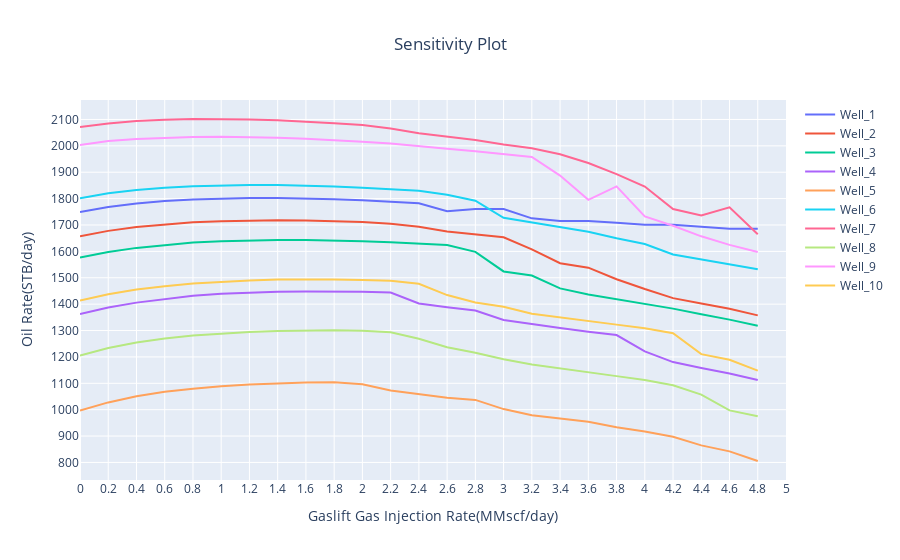

Source (notebook cell):
### Code cell
fig = go.Figure()
for i in range(1,number_of_wells+1):
    
    fig.add_trace(go.Scatter(x=df['gas_injection_array'], y=df[f'Well_{i}'],\
                            mode='lines', name=f'Well_{i}'))
fig.update_layout(title='Sensitivity Plot',
                   xaxis_title='Gaslift Gas Injection Rate(MMscf/day)',
                   yaxis_title='Oil Rate(STB/day)',
                   title_x=0.5, 
                   xaxis={
                       'range':[0, df['gas_injection_array'].max()+0.2]
                   })
fig.update_xaxes(nticks=50)
fig.update_yaxes(nticks=20)
fig.show()
